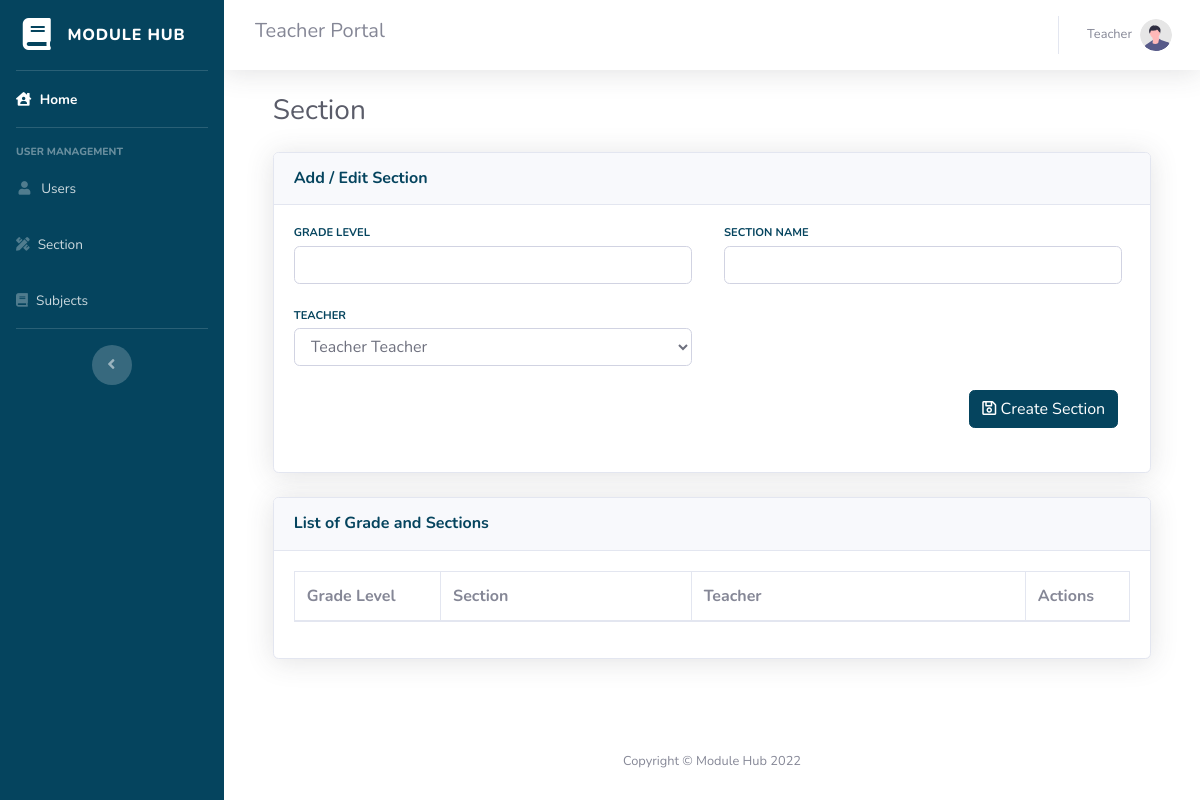
Before: /section.php (signed in) with the older database file.
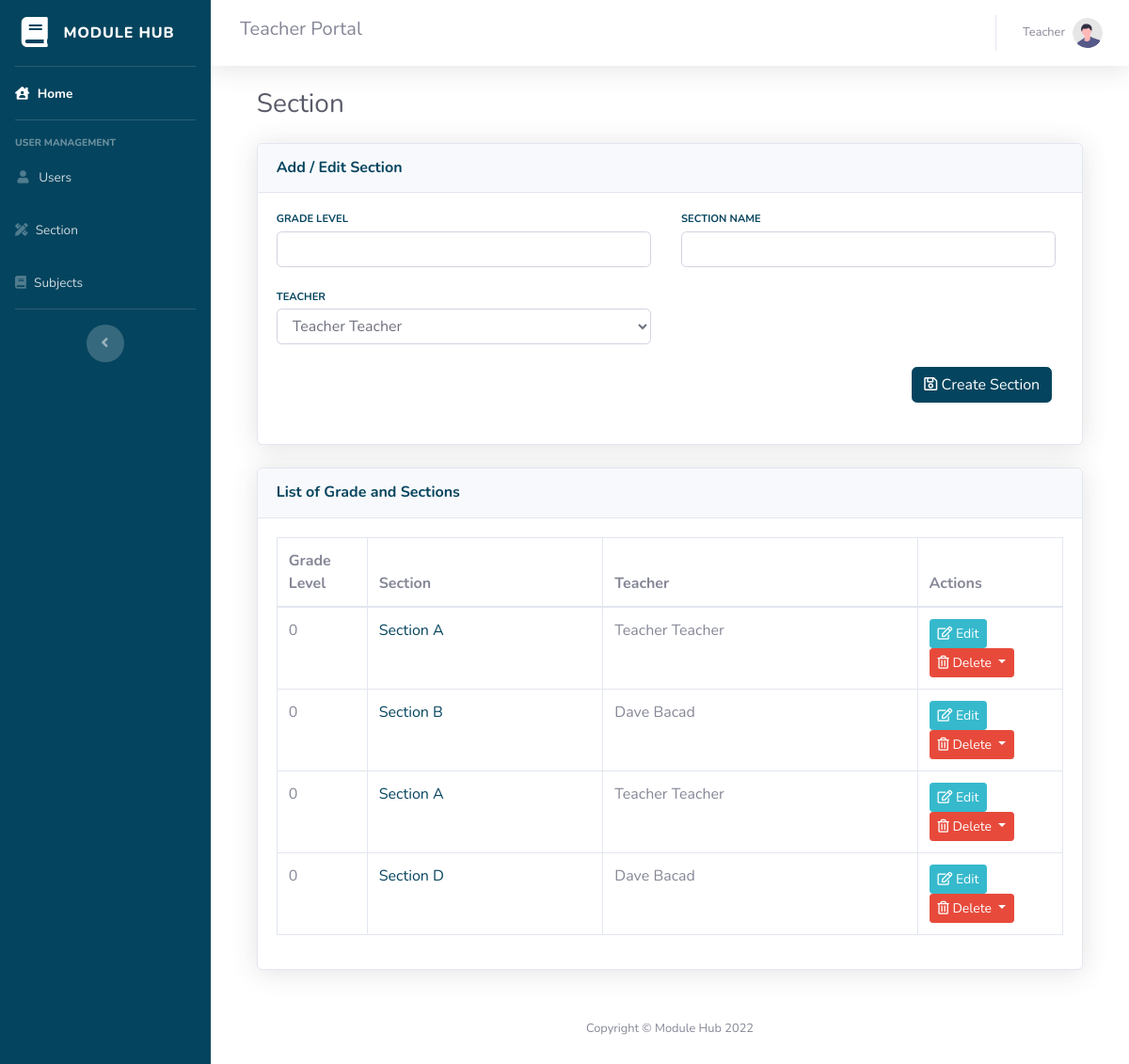
After: the same page with the newer database file.
### tables this page shows
CREATE TABLE `section` (
  `id` int(11) NOT NULL,
  `grade` int(3) NOT NULL,
  `section` varchar(32) NOT NULL,
  `teacher_id` int(1) NOT NULL
);

CREATE TABLE `users` (
  `id` int(11) NOT NULL,
  `firstname` varchar(256) DEFAULT NULL,
  `lastname` varchar(256) DEFAULT NULL,
  `email` varchar(256) DEFAULT NULL,
  `phone_number` varchar(12) DEFAULT '09000000000',
  `password` varchar(128) DEFAULT NULL,
  `role` int(12) DEFAULT NULL,
  `validated` tinyint(1) DEFAULT 0
);

### section.php (the view, shortened to what the changed rows need)
<?php
include("head.php");
$sections = mysqli_query($mysqli, "SELECT * FROM section s JOIN users u ON u.id = s.teacher_id");
?>
<head>
    <link href="vendor/datatables/dataTables.bootstrap4.min.css" rel="stylesheet">
</head>
<body id="page-top">
    <div id="wrapper">
        <div id="content-wrapper" class="d-flex flex-column">
            <div id="content">
                <div class="container-fluid">
                    <h1 class="h3 mb-2 text-gray-800">Section</h1>
                    <div class="card shadow mb-4">
                        <div class="card-body">
                            <div class="table-responsive">
                                <table class="table table-bordered" id="dataTable" width="100%" cellspacing="0">
                                    <thead>
                                        <tr>
                                            <th>Grade Level</th>
                                            <th width="30%">Section</th>
                                            <th width="40%">Teacher</th>
                                            <th>Actions</th>
                                        </tr>
                                    </thead>
                                    <tbody>
                                        <?php while ($section = mysqli_fetch_array($sections)) {
                                        ?>
                                            <tr>
                                                <td><?php echo $section["grade"]; ?></td>
                                                <td><a href="class.php?section=<?php echo $section["id"]; ?>"><?php echo $section["section"]; ?></a></td>
                                                <td><?php echo $section["firstname"]." ".$section["lastname"]; ?></td>
                                                <td>
                                                    <a href="section.php?edit=<?php echo $section['id']; ?>" class="btn btn-info btn-sm"><i class="far fa-edit"></i> Edit</a>
                                                    <button class="btn btn-danger btn-secondary dropdown-toggle btn-sm" type="button" id="dropdownMenuButton" data-toggle="dropdown" aria-haspopup="true" aria-expanded="false">
                                                        <i class="far fa-trash-alt"></i> Delete
                                                    </button>
                                                </td>
                                            </tr>
                                        <?php } ?>
                                    </tbody>
                                </table>
                            </div>
                        </div>
                    </div>
                </div>
            </div>
            <?php include("footer.php"); ?>
</body>
</html>

Changed rows visible on the page:
now on this page (row edited): section: grade "0", section "Section A", users.firstname "Teacher", users.lastname "Teacher"
now on this page (row edited): section: grade "0", section "Section B", users.firstname "Dave", users.lastname "Bacad"
now on this page (row edited): section: grade "0", section "Section A", users.firstname "Teacher", users.lastname "Teacher"
now on this page (row edited): section: grade "0", section "Section D", users.firstname "Dave", users.lastname "Bacad"
